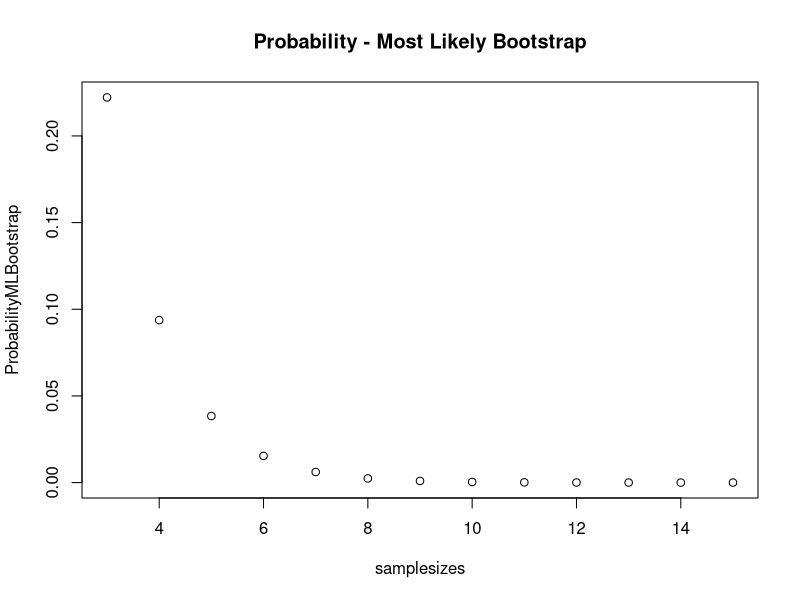
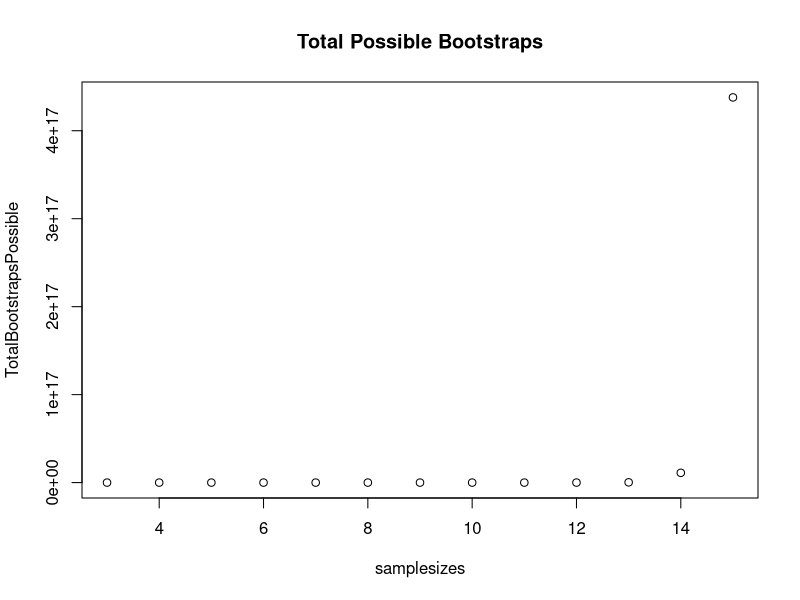
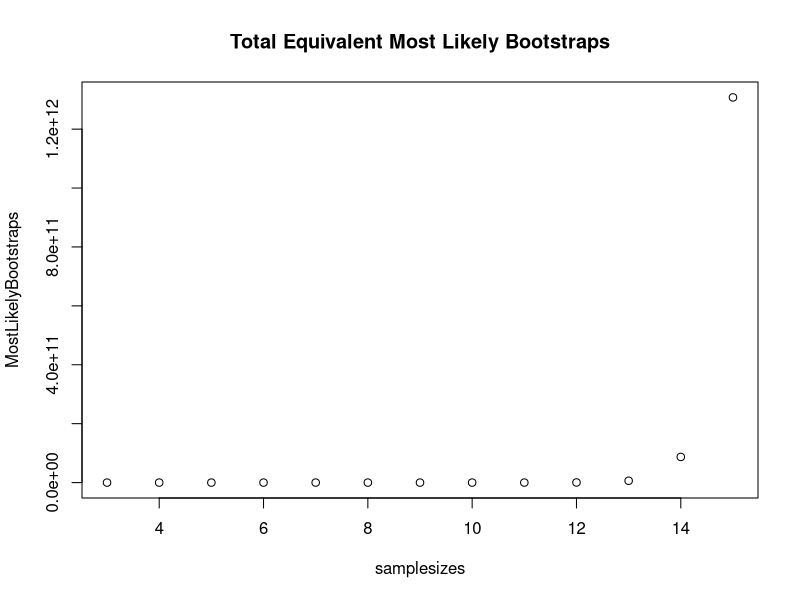

R code for these plots, in order:
## ---- chunk 1
knitr::opts_chunk$set(echo = TRUE)
## ---- chunk 2
library("readr")
library("ggplot2")
library("tibble")
library("tidyr")
library("magrittr")
## ---- chunk 3
repetitions <- 13
samplesizes=rep(NA,repetitions)
TotalBootstrapsPossible = rep(NA, repetitions)
MostLikelyBootstraps = rep(NA, repetitions)
ProbabilityMLBootstrap = rep(NA, repetitions)
for (i in 1:repetitions){
  #DEFINE SAMPLE SIZE
  samplesizes[i] <- i+2
  #DEFINE TOTAL POSSIBLE BOOTSTRAPS
  TotalBootstrapsPossible [i] <- samplesizes[i]**samplesizes[i]
  #DEFINE MOST LIKELY BOOTSTRAPS
  MostLikelyBootstraps [i] <- factorial(samplesizes[i])
  #DEFINE PROBABILITY OF MOST LIKELY BOOTSTRAPS
  ProbabilityMLBootstrap [i]<- MostLikelyBootstraps[i]/TotalBootstrapsPossible[i]
}
## ---- chunk 4
df<-tibble(samplesizes,TotalBootstrapsPossible,MostLikelyBootstraps,ProbabilityMLBootstrap)
head(df,13)
## ---- chunk 5
plot(samplesizes, ProbabilityMLBootstrap, main = "Probability - Most Likely Bootstrap")
## ---- chunk 6
plot(samplesizes, TotalBootstrapsPossible, main = "Total Possible Bootstraps")
## ---- chunk 7
plot(samplesizes, MostLikelyBootstraps, main = "Total Equivalent Most Likely Bootstraps")
